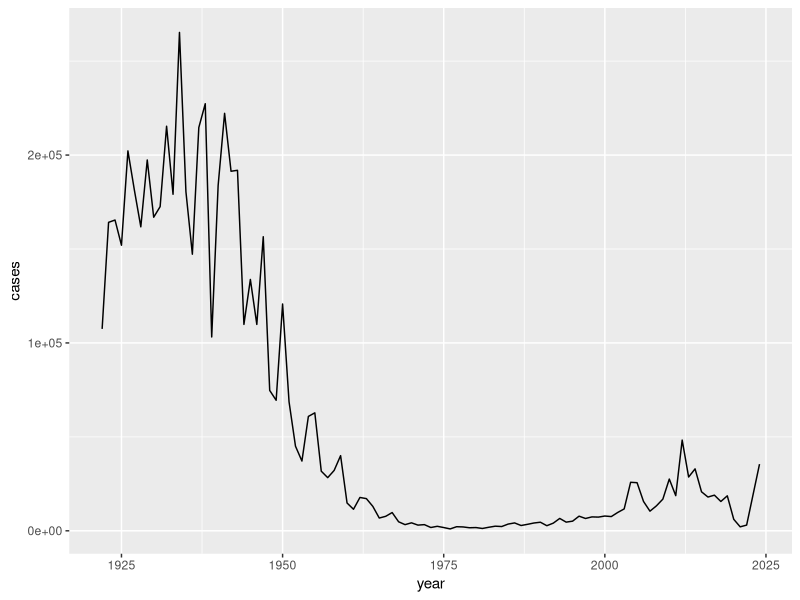
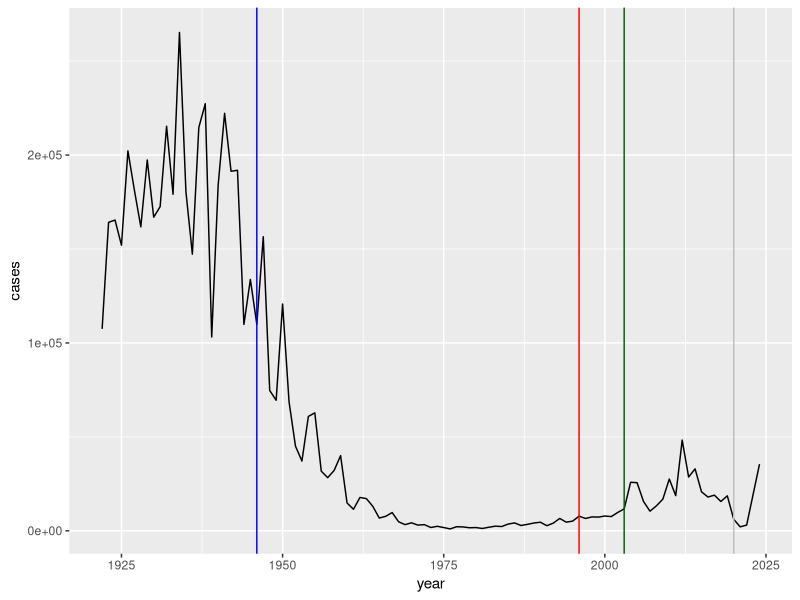

Generate these figures, in order, with R: (Note: this script raises an error after producing the figures.)
## ---- chunk 1
cdc <- data.frame(
  year = c(1922L,1923L,1924L,1925L,
           1926L,1927L,1928L,1929L,1930L,1931L,
           1932L,1933L,1934L,1935L,1936L,
           1937L,1938L,1939L,1940L,1941L,1942L,
           1943L,1944L,1945L,1946L,1947L,
           1948L,1949L,1950L,1951L,1952L,
           1953L,1954L,1955L,1956L,1957L,1958L,
           1959L,1960L,1961L,1962L,1963L,
           1964L,1965L,1966L,1967L,1968L,1969L,
           1970L,1971L,1972L,1973L,1974L,
           1975L,1976L,1977L,1978L,1979L,1980L,
           1981L,1982L,1983L,1984L,1985L,
           1986L,1987L,1988L,1989L,1990L,
           1991L,1992L,1993L,1994L,1995L,1996L,
           1997L,1998L,1999L,2000L,2001L,
           2002L,2003L,2004L,2005L,2006L,2007L,
           2008L,2009L,2010L,2011L,2012L,
           2013L,2014L,2015L,2016L,2017L,2018L,
           2019L,2020L,2021L,2022L, 2024L),
  cases = c(107473,164191,165418,152003,
                                   202210,181411,161799,197371,
                                   166914,172559,215343,179135,265269,
                                   180518,147237,214652,227319,103188,
                                   183866,222202,191383,191890,109873,
                                   133792,109860,156517,74715,69479,
                                   120718,68687,45030,37129,60886,
                                   62786,31732,28295,32148,40005,
                                   14809,11468,17749,17135,13005,6799,
                                   7717,9718,4810,3285,4249,3036,
                                   3287,1759,2402,1738,1010,2177,2063,
                                   1623,1730,1248,1895,2463,2276,
                                   3589,4195,2823,3450,4157,4570,
                                   2719,4083,6586,4617,5137,7796,6564,
                                   7405,7298,7867,7580,9771,11647,
                                   25827,25616,15632,10454,13278,
                                   16858,27550,18719,48277,28639,32971,
                                   20762,17972,18975,15609,18617,
                                   6124,2116,3044,35493)
)
## ---- chunk 2
head(cdc)
## ---- chunk 3
library(ggplot2)

ggplot(cdc)+
  aes(year,cases)+
  geom_line()
## ---- chunk 4
library(ggplot2)

ggplot(cdc)+
  aes(year,cases)+
  geom_line()+
  geom_vline(xintercept=1946, col="blue")+
  geom_vline(xintercept=1996, col="red")+
  geom_vline(xintercept=2020, col="gray")+
  geom_vline(xintercept=2003, col="darkgreen")
## ---- chunk 5
library(jsonlite)
subject <- read_json("https://www.cmi-pb.org/api/v5_1/subject",
                     simplifyVector=TRUE)
head(subject)

## ---- chunk 6
nrow(subject)
## ---- chunk 7
table(subject$infancy_vac)
## ---- chunk 8
table(subject$biological_sex)
## ---- chunk 9
table(subject$race, subject$biological_sex)
## ---- chunk 10
library(lubridate)
## ---- chunk 11
subject$age <- today() - ymd(subject$year_of_birth)
## ---- chunk 12
library(dplyr)

ap <- subject %>% filter(infancy_vac == "aP")

round( summary( time_length( ap$age, "years" ) ) )
## ---- chunk 13
# wP
wp <- subject %>% filter(infancy_vac == "wP")
round( summary( time_length( wp$age, "years" ) ) )
## ---- chunk 14
int <- ymd(subject$date_of_boost) - ymd(subject$year_of_birth)
age_at_boost <- time_length(int, "year")
head(age_at_boost)
## ---- chunk 15
ggplot(subject) +
  aes(time_length(age, "year"),
      fill=as.factor(infancy_vac)) +
  geom_histogram(show.legend=FALSE) +
  facet_wrap(vars(infancy_vac), nrow=2) +
  xlab("Age in years")
## ---- chunk 16
# Or use wilcox.test() 
x <- t.test(time_length( wp$age, "years" ),
       time_length( ap$age, "years" ))

x$p.value
## ---- chunk 17
specimen <- read_json("https://www.cmi-pb.org/api/v5_1/specimen",
                      simplifyVector = TRUE)
ab_data <- read_json("https://www.cmi-pb.org/api/v5_1/plasma_ab_titer",
                     simplifyVector = TRUE)
## ---- chunk 18
head(specimen)
## ---- chunk 19
head(ab_data)
## ---- chunk 20
library(dplyr)

meta <- inner_join(subject,specimen)
head(meta)
## ---- chunk 21
dim(subject)
dim(specimen)
## ---- chunk 22
dim(meta)
## ---- chunk 23
head(meta)
## ---- chunk 24
abdata <- inner_join(meta, ab_data)
head(abdata)
## ---- chunk 25
length(abdata$isotype)
## ---- chunk 26
table(abdata$isotype)
## ---- chunk 27
table(abdata$dataset)
## ---- chunk 28
table(abdata$antigen)
## ---- chunk 29
ggplot(abdata)+
  aes(MFI, antigen)+
  geom_boxplot()
## ---- chunk 30
ggplot(abdata)+
  aes(MFI_normalised, antigen)+
  geom_boxplot()
## ---- chunk 31
ggplot(abdata)+
  aes(MFI_normalised, antigen, col=infancy_vac)+
  geom_boxplot()
## ---- chunk 32
ggplot(abdata)+
  aes(MFI_normalised, antigen, col=infancy_vac)+
  geom_boxplot()+
  facet_wrap(~infancy_vac)
## ---- chunk 33
igg <- abdata %>% filter(isotype == "IgG")
head(igg)
## ---- chunk 34
ggplot(igg)+
  aes(MFI_normalised, antigen, col=infancy_vac)+
  geom_boxplot()
## ---- chunk 35
ggplot(igg)+
  aes(MFI_normalised, antigen, col=infancy_vac)+
  geom_boxplot()+
  facet_wrap(~infancy_vac)
## ---- chunk 36
ggplot(igg) +
  aes(MFI_normalised, antigen) +
  geom_boxplot() + 
    xlim(0,75) +
  facet_wrap(vars(visit), nrow=2)
## ---- chunk 37
##Filter to include 2021 data only
abdata.21 <- abdata |>  filter(dataset == "2021_dataset")
##Filter to look at IgG PT data only
pt.igg <- abdata.21 |>
  filter(isotype == "IgG",  antigen == "PT")
##Plotting and color by infancy_vac(wP vs aP)
  ggplot(pt.igg) +
    aes(x=planned_day_relative_to_boost,
        y=MFI_normalised,
        col=infancy_vac,
        group=subject_id) +
    geom_point() +
    geom_line() +
    geom_vline(xintercept=0, linetype="dashed") +
    geom_vline(xintercept=14, linetype="dashed") +
  labs(title="2021 dataset IgG PT",
       subtitle = "Dashed lines indicate day 0 (pre-boost) and 14 (apparent peak levels)")
